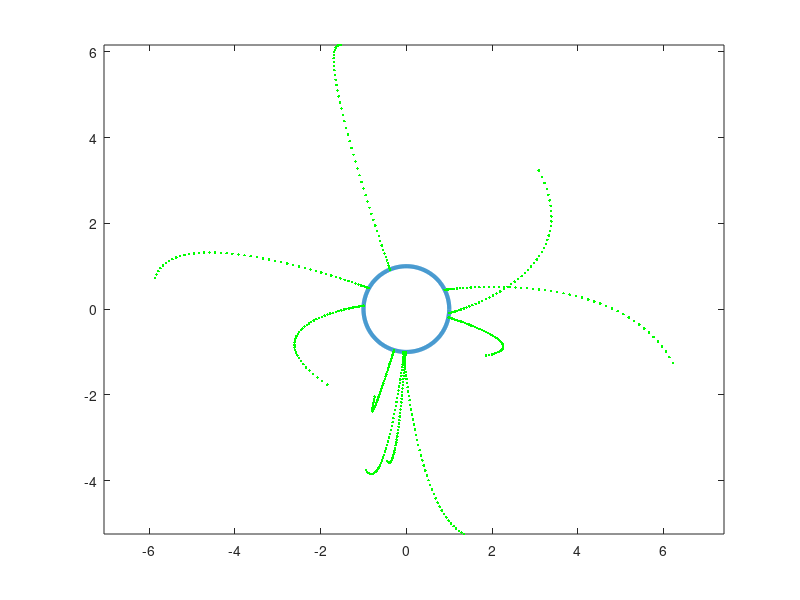

Reproduce this figure in MATLAB.
function f = lecture5_2()

% draw circle
a =0:.01:2*pi; plot(cos(a),sin(a),'-','LineWidth',3)
hold on; axis equal

N = 50; % time-steps

% generate 10 initial conditions and compute the optimal trajectories
for i=1:10  
  q0 = [3*randn; 3*randn];
  v0 = [5*randn; 5*randn];
  vf = [0; 0];
  tf = 1;
  
  xs = compute(q0,v0,vf,tf, N);
  plot(xs(1,:), xs(2,:), '.g','LineWidth',2)
end


function xs = compute(q0, v0, vf, tf, N)

% guess for initial conditions
c2 = [1;1]; c3=[1;1]; nu1 = 1;
c = [c2; c3; nu1];

c = fsolve(@(c)coeff(c, q0, v0, vf, tf), c)

c2 = c(1:2); c3 = c(3:4);

h = tf/N;
xs = zeros(4,N+1);

for i=1:N+1
  t = (i-1)*h;
  [q, v] = traj(t, q0, v0, c2, c3);
  xs(:,i) = [q; v];
end


function [q, v] = traj(t, q0, v0, c2, c3)
q = c3*t^3 + c2*t^2 + v0*t + q0;
v = 3*c3*t^2 + 2*c2*t + v0;


function f = coeff(c, q0, v0, vf, tf)
% implicit equation for the trajectory coeffcients and constraint multiplier

c2 = c(1:2);
c3 = c(3:4);
nu1 = c(5);

[q,v] = traj(tf, q0, v0, c2, c3);

f = [2*q*nu1 - 6*c3; 
     q'*q-1;
     v - vf];

